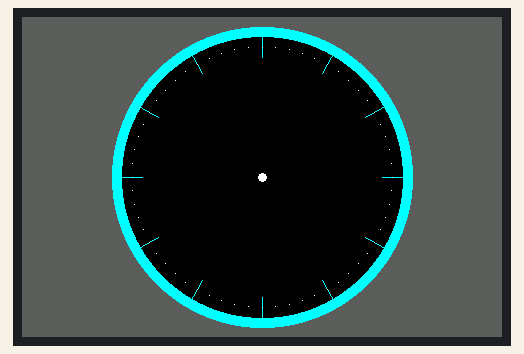
This sketch was run on a simulated ESP32. On the bench: 480×320 colour display.

Above: at 0.5 s.
At 4.5 s:
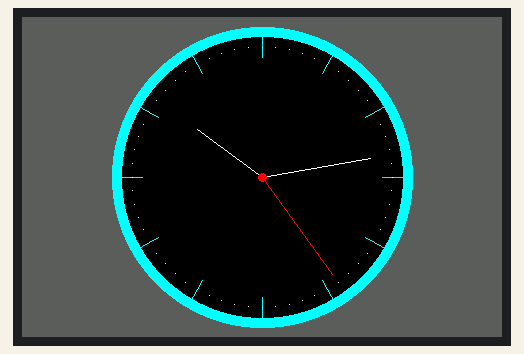
At 9.5 s:
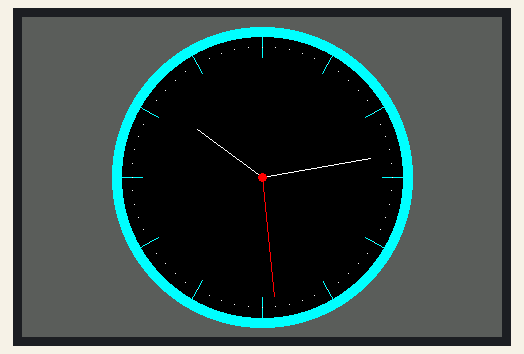
At 19.5 s:
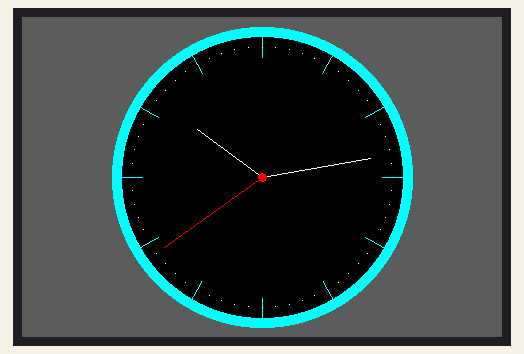
At 28.5 s:
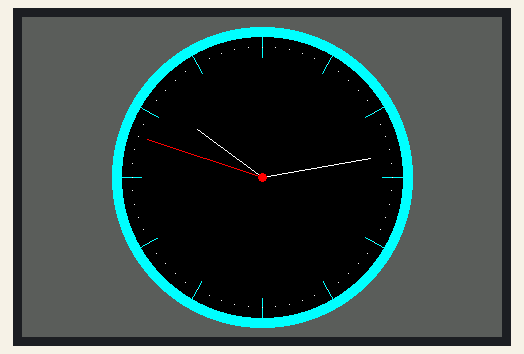
At 38.5 s:
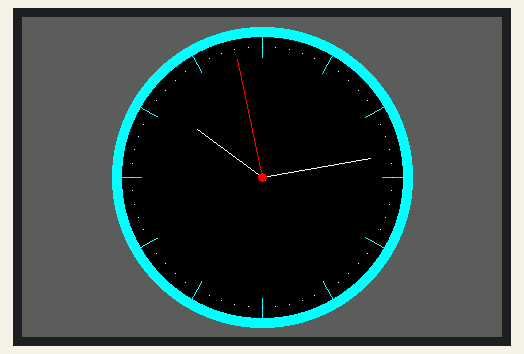

The sketch:

TFT_Clock.ino
```cpp
#include <SPI.h>
#include <TFT_eSPI.h> // Hardware-specific library

#define TFT_GREY 0x5AEB

TFT_eSPI tft = TFT_eSPI(); // Invoke custom library

float sx = 0, sy = 1, mx = 1, my = 0, hx = -1, hy = 0; // Saved H, M, S x & y multipliers
float sdeg = 0, mdeg = 0, hdeg = 0;
uint16_t osx = 240, osy = 160, omx = 240, omy = 160, ohx = 240, ohy = 160; // Saved H, M, S x & y coords
uint16_t x0 = 0, x1 = 0, yy0 = 0, yy1 = 0;
uint32_t targetTime = 0; // for next 1 second timeout

static uint8_t conv2d(const char* p); // Forward declaration needed for IDE 1.6.x
uint8_t hh = conv2d(__TIME__), mm = conv2d(__TIME__ + 3), ss = conv2d(__TIME__ + 6); // Get H, M, S from compile time

bool initial = 1;

void setup(void) {
  tft.init();
  tft.setRotation(1); // Landscape mode

  tft.fillScreen(TFT_GREY);
  tft.setTextColor(TFT_WHITE, TFT_GREY); // Adding a background colour erases previous text automatically

  // Draw clock face
  tft.fillCircle(240, 160, 150, TFT_CYAN); // Adjusted to center and fill
  tft.fillCircle(240, 160, 140, TFT_BLACK);

  // Draw 12 lines
  for (int i = 0; i < 360; i += 30) {
    sx = cos((i - 90) * 0.0174532925);
    sy = sin((i - 90) * 0.0174532925);
    x0 = sx * 148 + 240; // Adjusted radius
    yy0 = sy * 148 + 160;
    x1 = sx * 120 + 240;
    yy1 = sy * 120 + 160;

    tft.drawLine(x0, yy0, x1, yy1, TFT_CYAN);
  }

  // Draw 60 dots
  for (int i = 0; i < 360; i += 6) {
    sx = cos((i - 90) * 0.0174532925);
    sy = sin((i - 90) * 0.0174532925);
    x0 = sx * 130 + 240;
    yy0 = sy * 130 + 160;
    // Draw minute markers
    tft.drawPixel(x0, yy0, TFT_WHITE);
  }

  tft.fillCircle(240, 160, 4, TFT_WHITE);
  targetTime = millis() + 1000;
}

void loop() {
  if (targetTime < millis()) {
    targetTime += 1000;
    ss++; // Advance second
    if (ss == 60) {
      ss = 0;
      mm++; // Advance minute
      if (mm > 59) {
        mm = 0;
        hh++; // Advance hour
        if (hh > 23) {
          hh = 0;
        }
      }
    }

    // Pre-compute hand degrees, x & y coords for a fast screen update
    sdeg = ss * 6;                // 0-59 -> 0-354
    mdeg = mm * 6 + sdeg * 0.01666667; // 0-59 -> 0-360 - includes seconds
    hdeg = hh * 30 + mdeg * 0.0833333; // 0-11 -> 0-360 - includes minutes and seconds
    hx = cos((hdeg - 90) * 0.0174532925);
    hy = sin((hdeg - 90) * 0.0174532925);
    mx = cos((mdeg - 90) * 0.0174532925);
    my = sin((mdeg - 90) * 0.0174532925);
    sx = cos((sdeg - 90) * 0.0174532925);
    sy = sin((sdeg - 90) * 0.0174532925);

    if (ss == 0 || initial) {
      initial = 0;
      // Erase hour and minute hand positions every minute
      tft.drawLine(ohx, ohy, 240, 160, TFT_BLACK);
      ohx = hx * 80 + 240; // Adjusted radius
      ohy = hy * 80 + 160;
      tft.drawLine(omx, omy, 240, 160, TFT_BLACK);
      omx = mx * 110 + 240;
      omy = my * 110 + 160;
    }

    // Redraw new hand positions
    tft.drawLine(osx, osy, 240, 160, TFT_BLACK);
    osx = sx * 120 + 240;
    osy = sy * 120 + 160;
    tft.drawLine(osx, osy, 240, 160, TFT_RED);
    tft.drawLine(ohx, ohy, 240, 160, TFT_WHITE);
    tft.drawLine(omx, omy, 240, 160, TFT_WHITE);

    tft.fillCircle(240, 160, 4, TFT_RED);
  }
}

static uint8_t conv2d(const char* p) {
  uint8_t v = 0;
  if ('0' <= *p && *p <= '9')
    v = *p - '0';
  return 10 * v + *++p - '0';
}
```

Measured:
- what the display in image 1 shows lasts 1.0 s, from 4.4 s to 5.4 s
